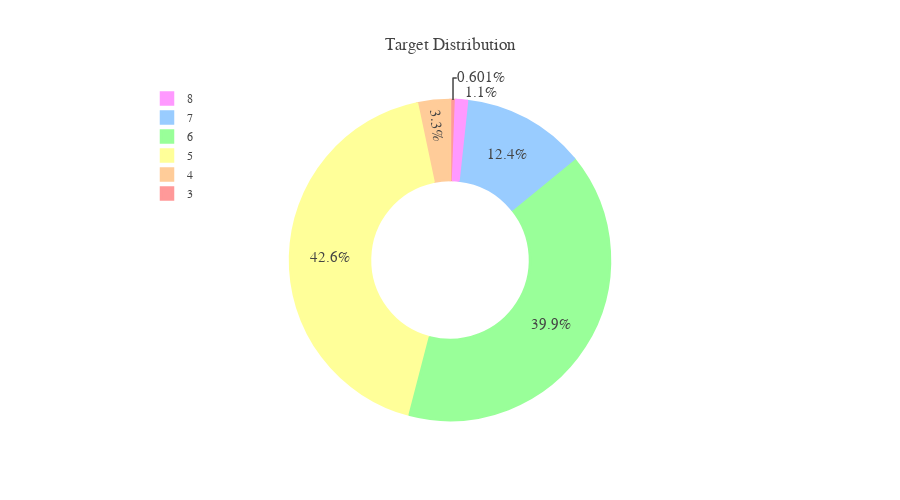

Here is the notebook cell this chart was saved with:
### Markdown cell above
Target Variable Analysis

### Code cell
import plotly.graph_objects as go

temp=dict(layout=go.Layout(font=dict(family="Franklin Gothic", size=12), height=500, width=1000))

target = df[['quality']].value_counts(normalize=True).sort_index().round(decimals=3)*100
pal, color=['#FF9999', '#FFCC99', '#FFFF99', '#99FF99', '#99CCFF', '#FF99FF'], ['#FF9999', '#FFCC99', '#FFFF99', '#99FF99', '#99CCFF', '#FF99FF']
fig=go.Figure()

fig.add_trace(go.Pie(labels=target.index, values=target, hole=.5, 
                     showlegend=True,sort=False, 
                     marker=dict(colors=color,line=dict(color=pal,width=2.5)),
                     hovertemplate = "%{label} Transported: %{value:.2f}%<extra></extra>"))

fig.update_layout(template=temp, title='Target Distribution', 
                  legend=dict(traceorder='reversed',y=1.05,x=0),
                  uniformtext_minsize=15, uniformtext_mode='hide',height=500)
fig.show()

### Figure 1 — Plotly figure (JSON) as saved in the notebook; plotly's stock layout.template omitted (floating-point values rounded to 4 significant figures)
{"data": [{"hole": 0.5, "hovertemplate": "%{label} Transported: %{value:.2f}%<extra></extra>", "labels": [[3], [4], [5], [6], [7], [8]], "marker": {"colors": ["#FF9999", "#FFCC99", "#FFFF99", "#99FF99", "#99CCFF", "#FF99FF"], "line": {"color": ["#FF9999", "#FFCC99", "#FFFF99", "#99FF99", "#99CCFF", "#FF99FF"], "width": 2.5}}, "showlegend": true, "sort": false, "type": "pie", "values": [0.6, 3.3, 42.6, 39.9, 12.4, 1.1]}], "layout": {"height": 500, "legend": {"traceorder": "reversed", "x": 0, "y": 1.05}, "title": {"text": "Target Distribution"}, "uniformtext": {"minsize": 15, "mode": "hide"}}}
